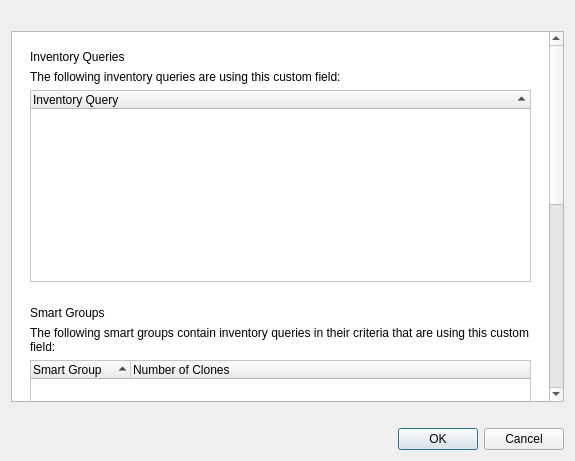
<?xml version="1.0" encoding="UTF-8"?>
<ui version="4.0">
 <class>CustomFieldUsageDialog</class>
 <widget class="QDialog" name="CustomFieldUsageDialog">
  <property name="windowModality">
   <enum>Qt::WindowModal</enum>
  </property>
  <property name="geometry">
   <rect>
    <x>0</x>
    <y>0</y>
    <width>575</width>
    <height>461</height>
   </rect>
  </property>
  <property name="windowTitle">
   <string>Custom Field Usage</string>
  </property>
  <property name="styleSheet">
   <string notr="true">QLabel[objectName^=&quot;lSection&quot;] { color: &quot;black&quot;; font-size: 15pt; font-weight: bold }
QLabel[objectName^=&quot;lTip&quot;] { color: &quot;grey&quot;; font-size: 10pt}
</string>
  </property>
  <layout class="QVBoxLayout" name="verticalLayout">
   <item>
    <widget class="QLabel" name="message">
     <property name="wordWrap">
      <bool>true</bool>
     </property>
    </widget>
   </item>
   <item>
    <widget class="QScrollArea" name="scrollArea">
     <property name="widgetResizable">
      <bool>true</bool>
     </property>
     <widget class="QWidget" name="scrollAreaWidgetContents">
      <property name="geometry">
       <rect>
        <x>0</x>
        <y>0</y>
        <width>541</width>
        <height>793</height>
       </rect>
      </property>
      <property name="palette">
       <palette>
        <active>
         <colorrole role="Base">
          <brush brushstyle="SolidPattern">
           <color alpha="255">
            <red>255</red>
            <green>255</green>
            <blue>255</blue>
           </color>
          </brush>
         </colorrole>
         <colorrole role="Window">
          <brush brushstyle="SolidPattern">
           <color alpha="255">
            <red>255</red>
            <green>255</green>
            <blue>255</blue>
           </color>
          </brush>
         </colorrole>
        </active>
        <inactive>
         <colorrole role="Base">
          <brush brushstyle="SolidPattern">
           <color alpha="255">
            <red>255</red>
            <green>255</green>
            <blue>255</blue>
           </color>
          </brush>
         </colorrole>
         <colorrole role="Window">
          <brush brushstyle="SolidPattern">
           <color alpha="255">
            <red>255</red>
            <green>255</green>
            <blue>255</blue>
           </color>
          </brush>
         </colorrole>
        </inactive>
        <disabled>
         <colorrole role="Base">
          <brush brushstyle="SolidPattern">
           <color alpha="255">
            <red>255</red>
            <green>255</green>
            <blue>255</blue>
           </color>
          </brush>
         </colorrole>
         <colorrole role="Window">
          <brush brushstyle="SolidPattern">
           <color alpha="255">
            <red>255</red>
            <green>255</green>
            <blue>255</blue>
           </color>
          </brush>
         </colorrole>
        </disabled>
       </palette>
      </property>
      <layout class="QVBoxLayout" name="verticalLayout_2">
       <item>
        <widget class="QWidget" name="inventoryQueriesContainer" native="true">
         <layout class="QVBoxLayout" name="verticalLayout_3">
          <item>
           <widget class="QLabel" name="lSectionInventoryQueries">
            <property name="text">
             <string>Inventory Queries</string>
            </property>
           </widget>
          </item>
          <item>
           <widget class="QLabel" name="lTipInventoryQueries">
            <property name="text">
             <string>The following inventory queries are using this custom field:</string>
            </property>
            <property name="wordWrap">
             <bool>true</bool>
            </property>
           </widget>
          </item>
          <item>
           <widget class="QTreeWidget" name="inventoryQueries">
            <property name="maximumSize">
             <size>
              <width>16777215</width>
              <height>500</height>
             </size>
            </property>
            <property name="horizontalScrollBarPolicy">
             <enum>Qt::ScrollBarAlwaysOff</enum>
            </property>
            <property name="editTriggers">
             <set>QAbstractItemView::NoEditTriggers</set>
            </property>
            <property name="showDropIndicator" stdset="0">
             <bool>false</bool>
            </property>
            <property name="alternatingRowColors">
             <bool>true</bool>
            </property>
            <property name="rootIsDecorated">
             <bool>false</bool>
            </property>
            <property name="itemsExpandable">
             <bool>false</bool>
            </property>
            <property name="sortingEnabled">
             <bool>true</bool>
            </property>
            <property name="allColumnsShowFocus">
             <bool>true</bool>
            </property>
            <property name="expandsOnDoubleClick">
             <bool>false</bool>
            </property>
            <column>
             <property name="text">
              <string>Inventory Query</string>
             </property>
            </column>
           </widget>
          </item>
         </layout>
        </widget>
       </item>
       <item>
        <widget class="QWidget" name="smartGroupsContainer" native="true">
         <layout class="QVBoxLayout" name="verticalLayout_5">
          <item>
           <widget class="QLabel" name="lSectionSmartGroups">
            <property name="text">
             <string>Smart Groups</string>
            </property>
           </widget>
          </item>
          <item>
           <widget class="QLabel" name="lTipSmartGroups">
            <property name="text">
             <string>The following smart groups contain inventory queries in their criteria that are using this custom field:</string>
            </property>
            <property name="wordWrap">
             <bool>true</bool>
            </property>
           </widget>
          </item>
          <item>
           <widget class="QTreeWidget" name="smartGroups">
            <property name="horizontalScrollBarPolicy">
             <enum>Qt::ScrollBarAlwaysOff</enum>
            </property>
            <property name="editTriggers">
             <set>QAbstractItemView::NoEditTriggers</set>
            </property>
            <property name="showDropIndicator" stdset="0">
             <bool>false</bool>
            </property>
            <property name="alternatingRowColors">
             <bool>true</bool>
            </property>
            <property name="rootIsDecorated">
             <bool>false</bool>
            </property>
            <property name="itemsExpandable">
             <bool>false</bool>
            </property>
            <property name="sortingEnabled">
             <bool>true</bool>
            </property>
            <property name="allColumnsShowFocus">
             <bool>true</bool>
            </property>
            <property name="expandsOnDoubleClick">
             <bool>false</bool>
            </property>
            <column>
             <property name="text">
              <string>Smart Group</string>
             </property>
            </column>
            <column>
             <property name="text">
              <string>Number of Clones</string>
             </property>
            </column>
           </widget>
          </item>
         </layout>
        </widget>
       </item>
       <item>
        <widget class="QWidget" name="filesetsContainer" native="true">
         <layout class="QVBoxLayout" name="verticalLayout_4">
          <item>
           <widget class="QLabel" name="lSectionFilesets">
            <property name="text">
             <string>Filesets</string>
            </property>
           </widget>
          </item>
          <item>
           <widget class="QLabel" name="lTipFilesets">
            <property name="text">
             <string>The following filesets are using this custom field either in profiles or scripts:</string>
            </property>
            <property name="wordWrap">
             <bool>true</bool>
            </property>
           </widget>
          </item>
          <item>
           <widget class="QTreeWidget" name="filesets">
            <property name="horizontalScrollBarPolicy">
             <enum>Qt::ScrollBarAlwaysOff</enum>
            </property>
            <property name="editTriggers">
             <set>QAbstractItemView::NoEditTriggers</set>
            </property>
            <property name="showDropIndicator" stdset="0">
             <bool>false</bool>
            </property>
            <property name="alternatingRowColors">
             <bool>true</bool>
            </property>
            <property name="rootIsDecorated">
             <bool>false</bool>
            </property>
            <property name="itemsExpandable">
             <bool>false</bool>
            </property>
            <property name="sortingEnabled">
             <bool>true</bool>
            </property>
            <property name="allColumnsShowFocus">
             <bool>true</bool>
            </property>
            <property name="expandsOnDoubleClick">
             <bool>false</bool>
            </property>
            <column>
             <property name="text">
              <string>Fileset Name</string>
             </property>
            </column>
            <column>
             <property name="text">
              <string>Affected Clients</string>
             </property>
            </column>
           </widget>
          </item>
         </layout>
        </widget>
       </item>
       <item>
        <spacer name="verticalSpacer">
         <property name="orientation">
          <enum>Qt::Vertical</enum>
         </property>
         <property name="sizeHint" stdset="0">
          <size>
           <width>20</width>
           <height>1</height>
          </size>
         </property>
        </spacer>
       </item>
      </layout>
     </widget>
    </widget>
   </item>
   <item>
    <widget class="QLabel" name="footer">
     <property name="wordWrap">
      <bool>true</bool>
     </property>
    </widget>
   </item>
   <item>
    <widget class="QDialogButtonBox" name="buttonBox">
     <property name="orientation">
      <enum>Qt::Horizontal</enum>
     </property>
     <property name="standardButtons">
      <set>QDialogButtonBox::Cancel|QDialogButtonBox::Ok</set>
     </property>
    </widget>
   </item>
  </layout>
 </widget>
 <resources/>
 <connections>
  <connection>
   <sender>buttonBox</sender>
   <signal>accepted()</signal>
   <receiver>CustomFieldUsageDialog</receiver>
   <slot>accept()</slot>
   <hints>
    <hint type="sourcelabel">
     <x>248</x>
     <y>254</y>
    </hint>
    <hint type="destinationlabel">
     <x>157</x>
     <y>274</y>
    </hint>
   </hints>
  </connection>
  <connection>
   <sender>buttonBox</sender>
   <signal>rejected()</signal>
   <receiver>CustomFieldUsageDialog</receiver>
   <slot>reject()</slot>
   <hints>
    <hint type="sourcelabel">
     <x>316</x>
     <y>260</y>
    </hint>
    <hint type="destinationlabel">
     <x>286</x>
     <y>274</y>
    </hint>
   </hints>
  </connection>
 </connections>
</ui>
